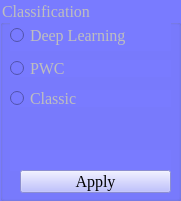
   <widget class="QGroupBox" name="classification_box">
    <property name="enabled">
     <bool>false</bool>
    </property>
    <property name="geometry">
     <rect>
      <x>660</x>
      <y>10</y>
      <width>181</width>
      <height>201</height>
     </rect>
    </property>
    <property name="font">
     <font>
      <family>Times New Roman</family>
      <pointsize>12</pointsize>
      <weight>9</weight>
      <italic>false</italic>
      <bold>false</bold>
     </font>
    </property>
    <property name="styleSheet">
     <string notr="true">background-color: rgb(121, 123, 255); font: 75 12pt &quot;Times New Roman&quot;; </string>
    </property>
    <property name="title">
     <string>Classification</string>
    </property>
    <widget class="QRadioButton" name="classifier1">
     <property name="enabled">
      <bool>false</bool>
     </property>
     <property name="geometry">
      <rect>
       <x>10</x>
       <y>20</y>
       <width>161</width>
       <height>31</height>
      </rect>
     </property>
     <property name="font">
      <font>
       <family>Times New Roman</family>
       <pointsize>12</pointsize>
       <weight>9</weight>
       <italic>false</italic>
       <bold>false</bold>
      </font>
     </property>
     <property name="styleSheet">
      <string notr="true">font: 75 12pt &quot;Times New Roman&quot;;</string>
     </property>
     <property name="text">
      <string>Deep Learning </string>
     </property>
    </widget>
    <widget class="QRadioButton" name="classifier2">
     <property name="enabled">
      <bool>false</bool>
     </property>
     <property name="geometry">
      <rect>
       <x>10</x>
       <y>60</y>
       <width>161</width>
       <height>17</height>
      </rect>
     </property>
     <property name="font">
      <font>
       <family>Times New Roman</family>
       <pointsize>12</pointsize>
       <weight>9</weight>
       <italic>false</italic>
       <bold>false</bold>
      </font>
     </property>
     <property name="styleSheet">
      <string notr="true">font: 75 12pt &quot;Times New Roman&quot;;</string>
     </property>
     <property name="text">
      <string>PWC</string>
     </property>
    </widget>
    <widget class="QRadioButton" name="classifier3">
     <property name="enabled">
      <bool>false</bool>
     </property>
     <property name="geometry">
      <rect>
       <x>10</x>
       <y>90</y>
       <width>161</width>
       <height>17</height>
      </rect>
     </property>
     <property name="font">
      <font>
       <family>Times New Roman</family>
       <pointsize>12</pointsize>
       <weight>9</weight>
       <italic>false</italic>
       <bold>false</bold>
      </font>
     </property>
     <property name="styleSheet">
      <string notr="true">font: 75 12pt &quot;Times New Roman&quot;;</string>
     </property>
     <property name="text">
      <string>Classic</string>
     </property>
    </widget>
    <widget class="QLabel" name="label_class">
     <property name="enabled">
      <bool>false</bool>
     </property>
     <property name="geometry">
      <rect>
       <x>10</x>
       <y>150</y>
       <width>161</width>
       <height>21</height>
      </rect>
     </property>
     <property name="font">
      <font>
       <family>Times New Roman</family>
       <pointsize>12</pointsize>
       <weight>9</weight>
       <italic>false</italic>
       <bold>false</bold>
      </font>
     </property>
     <property name="styleSheet">
      <string notr="true">font: 75 12pt &quot;Times New Roman&quot;;</string>
     </property>
     <property name="text">
      <string/>
     </property>
    </widget>
    <widget class="QPushButton" name="applyclassification">
     <property name="enabled">
      <bool>false</bool>
     </property>
     <property name="geometry">
      <rect>
       <x>20</x>
       <y>170</y>
       <width>151</width>
       <height>23</height>
      </rect>
     </property>
     <property name="font">
      <font>
       <family>Times New Roman</family>
       <pointsize>12</pointsize>
       <weight>9</weight>
       <italic>false</italic>
       <bold>false</bold>
      </font>
     </property>
     <property name="styleSheet">
      <string notr="true">color: rgb(0, 0, 0);background-color: rgb(171, 173, 255);font: 75 12pt &quot;Times New Roman&quot;;</string>
     </property>
     <property name="text">
      <string>Apply</string>
     </property>
    </widget>
   </widget>
